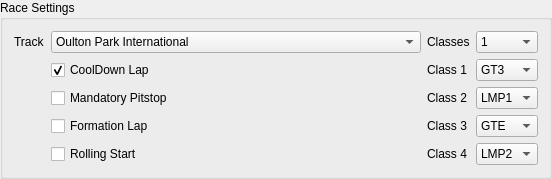
           <widget class="QGroupBox" name="groupBox_2">
            <property name="maximumSize">
             <size>
              <width>16777215</width>
              <height>300</height>
             </size>
            </property>
            <property name="title">
             <string>Race Settings</string>
            </property>
            <layout class="QGridLayout" name="gridLayout_7">
             <item row="0" column="0">
              <widget class="QLabel" name="label_7">
               <property name="maximumSize">
                <size>
                 <width>100</width>
                 <height>16777215</height>
                </size>
               </property>
               <property name="text">
                <string>Track</string>
               </property>
              </widget>
             </item>
             <item row="0" column="1">
              <widget class="QComboBox" name="comboBox_6">
               <property name="minimumSize">
                <size>
                 <width>370</width>
                 <height>0</height>
                </size>
               </property>
               <property name="maximumSize">
                <size>
                 <width>16000</width>
                 <height>16777215</height>
                </size>
               </property>
               <property name="frame">
                <bool>true</bool>
               </property>
               <property name="modelColumn">
                <number>0</number>
               </property>
               <item>
                <property name="text">
                 <string>Oulton Park International</string>
                </property>
               </item>
               <item>
                <property name="text">
                 <string>Cadwell Park Club</string>
                </property>
               </item>
              </widget>
             </item>
             <item row="4" column="2">
              <widget class="QLabel" name="label_25">
               <property name="maximumSize">
                <size>
                 <width>90</width>
                 <height>16777215</height>
                </size>
               </property>
               <property name="text">
                <string>Class 3</string>
               </property>
              </widget>
             </item>
             <item row="5" column="2">
              <widget class="QLabel" name="label_26">
               <property name="maximumSize">
                <size>
                 <width>90</width>
                 <height>16777215</height>
                </size>
               </property>
               <property name="text">
                <string>Class 4</string>
               </property>
              </widget>
             </item>
             <item row="2" column="2">
              <widget class="QLabel" name="label_8">
               <property name="maximumSize">
                <size>
                 <width>90</width>
                 <height>16777215</height>
                </size>
               </property>
               <property name="text">
                <string>Class 1</string>
               </property>
              </widget>
             </item>
             <item row="0" column="3">
              <widget class="QComboBox" name="comboBox_11">
               <property name="maximumSize">
                <size>
                 <width>100</width>
                 <height>16777215</height>
                </size>
               </property>
               <item>
                <property name="text">
                 <string>1</string>
                </property>
               </item>
               <item>
                <property name="text">
                 <string>2</string>
                </property>
               </item>
              </widget>
             </item>
             <item row="5" column="3">
              <widget class="QComboBox" name="comboBox_15">
               <property name="maximumSize">
                <size>
                 <width>100</width>
                 <height>16777215</height>
                </size>
               </property>
               <item>
                <property name="text">
                 <string>LMP2</string>
                </property>
               </item>
               <item>
                <property name="text">
                 <string>2</string>
                </property>
               </item>
              </widget>
             </item>
             <item row="4" column="3">
              <widget class="QComboBox" name="comboBox_14">
               <property name="maximumSize">
                <size>
                 <width>100</width>
                 <height>16777215</height>
                </size>
               </property>
               <item>
                <property name="text">
                 <string>GTE</string>
                </property>
               </item>
               <item>
                <property name="text">
                 <string>2</string>
                </property>
               </item>
              </widget>
             </item>
             <item row="2" column="3">
              <widget class="QComboBox" name="comboBox_12">
               <property name="maximumSize">
                <size>
                 <width>100</width>
                 <height>16777215</height>
                </size>
               </property>
               <item>
                <property name="text">
                 <string>GT3</string>
                </property>
               </item>
               <item>
                <property name="text">
                 <string>2</string>
                </property>
               </item>
              </widget>
             </item>
             <item row="3" column="2">
              <widget class="QLabel" name="label_10">
               <property name="maximumSize">
                <size>
                 <width>90</width>
                 <height>16777215</height>
                </size>
               </property>
               <property name="text">
                <string>Class 2</string>
               </property>
              </widget>
             </item>
             <item row="3" column="3">
              <widget class="QComboBox" name="comboBox_13">
               <property name="maximumSize">
                <size>
                 <width>100</width>
                 <height>16777215</height>
                </size>
               </property>
               <item>
                <property name="text">
                 <string>LMP1</string>
                </property>
               </item>
               <item>
                <property name="text">
                 <string>2</string>
                </property>
               </item>
              </widget>
             </item>
             <item row="0" column="2">
              <widget class="QLabel" name="label_6">
               <property name="maximumSize">
                <size>
                 <width>90</width>
                 <height>16777215</height>
                </size>
               </property>
               <property name="text">
                <string>Classes</string>
               </property>
              </widget>
             </item>
             <item row="2" column="1">
              <widget class="QCheckBox" name="checkBox_6">
               <property name="maximumSize">
                <size>
                 <width>180</width>
                 <height>16000</height>
                </size>
               </property>
               <property name="layoutDirection">
                <enum>Qt::LeftToRight</enum>
               </property>
               <property name="text">
                <string>CoolDown Lap</string>
               </property>
               <property name="checked">
                <bool>true</bool>
               </property>
              </widget>
             </item>
             <item row="3" column="1">
              <widget class="QCheckBox" name="checkBox_5">
               <property name="maximumSize">
                <size>
                 <width>180</width>
                 <height>16777215</height>
                </size>
               </property>
               <property name="layoutDirection">
                <enum>Qt::LeftToRight</enum>
               </property>
               <property name="text">
                <string>Mandatory Pitstop</string>
               </property>
              </widget>
             </item>
             <item row="4" column="1">
              <widget class="QCheckBox" name="checkBox_7">
               <property name="maximumSize">
                <size>
                 <width>150</width>
                 <height>16777215</height>
                </size>
               </property>
               <property name="layoutDirection">
                <enum>Qt::LeftToRight</enum>
               </property>
               <property name="text">
                <string>Formation Lap</string>
               </property>
              </widget>
             </item>
             <item row="5" column="1">
              <widget class="QCheckBox" name="checkBox_9">
               <property name="maximumSize">
                <size>
                 <width>180</width>
                 <height>16777215</height>
                </size>
               </property>
               <property name="layoutDirection">
                <enum>Qt::LeftToRight</enum>
               </property>
               <property name="text">
                <string>Rolling Start</string>
               </property>
              </widget>
             </item>
            </layout>
           </widget>
